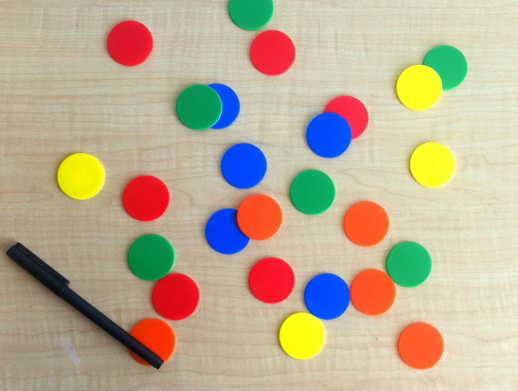
#> input picture Atividades/images/coloredChips.png, 518 x 391 px, found by its file name
$ jupyter execute --allow-errors hw-01.ipynb
#> lines starting #> are read from the running program, lines starting #| are printed output that depends on the picture
## Homework 01
---
Tópicos abordados:
- Conversão RGB para GRAY
- Conversão RGB para HSV
- Conversão RGB para CIELa\*b*
- Operações pontuais
- Binarização em espaços de cores

**Imagem de referência**

A imagem contida na variável `rgb` do cógido abaixo em Python será a imagem de referência para este **Homework**.

[cell 1]
import numpy as np
import cv2 as cv
from matplotlib import pyplot as plt

#image_fname = "images/rgb.ppm";
image_fname = "images/coloredChips.png";

rgb = cv.imread( image_fname );
#> rgb is the input picture: shape (391, 518, 3); mean B, G, R 148.1, 173.3, 188.3
plt.imshow(rgb);

### **Questão 01)** Organização de imagens coloridas

Uma imagem colorida é comummente organizada em 3 matrizes, denominadas canais Red(R), Green(G) e Blue(B), cada uma representando a intensidade luminosa de sua cor correspondente. Assim, um *pixel* colorido é representado por um vetor de intensidades com os canais R, G e B. Na representação RGB, a intensidade de cada *pixel* varia de 0 a 255, sendo 0 a ausência de luminosidade e 255 o brilho máximo do canal. Escreva o código em Python que apresente as componentes R, G, e B da imagem `rgb` de referência. Use a função `subplot` do **Matplotlib** para criar uma linha com 4 imagens, sendo a primeira a imagem de referência e as três últimas os canais R, G e B, respectivamente.

[cell 2]
# Atente para a importação do pacote pyplot que já está disponível neste contexto como plt

# Coloque seu código aqui...

### **Questão 02)** Imagem em escala de cinza

Uma imagem em escala de cinza é representada por uma única matriz que contém intensidade de luz do espectro visível para cada *pixel*. Desse modo, em termos mais simples, o valor de cinza de um *pixel* pode ser computado pela média aritmética dos canais R, G e B. Como os cones R, G e B possuem sensibilidades diferentes à luz, o valor de cinza que mais se aproxima da percepção humana é dado pela média ponderada dos canais R, G e B de acordo com a seguinte equação:

$$ gray = 0.2989 \cdot R + 0.5870 \cdot G + 0.1140 \cdot B $$

Para este tópico de estudo, implemente a funcao `rgb2gray` para converter uma imagem RGB e retornar a imagem correspondente em escala de cinza e compare com a função disponibilizada pela **OpenCV**. Ela disponibiliza a função `cv.cvtColor` que permite realizar a conversão em diversos espaços de cores. Crie duas imagens em escala de cinza, `gray` resultante da função `rgb2gray`, esta será a imagem de referência em escala de cinza, e a imagem `gray_cv`, resultante da função `cv.cvtColor`, em seguida, apresente uma linha com 3 figuras usando a biblioteca **Matplotlib**, sendo a primeira a imagem `gray`, a segunda a imagem `gray_cv` e a última uma imagem que contém a diferênça entre as duas imagens geradas.

*Obs.* Na biblioteca **OpenCV**, os *pixels* coloridos podem ser organizados na ordem RGB ou BGR, esse último por questões históricas e também por conveniência de representação numérica de números inteiros em memória. Desse modo, verifique o código de conversão adequado para a sua versão do **OpenCV** e escolha entre `COLOR_RGB2GRAY` e `COLOR_BGR2GRAY` observando a decomposição dos canais RGB na figura anterior.

[cell 3]
# Complete com seu código

def rgb2gray( rgb ) :
	"""
	rgb - imagem colorida no formato RGB com intensidades variando de 0 -- 255 para cada canal
	return - imagem em escala de cinza com intensidades variando de 0 -- 255
	"""


	return gray


gray_cv = cv.cvtColor(rgb, cv.COLOR_RGB2GRAY);
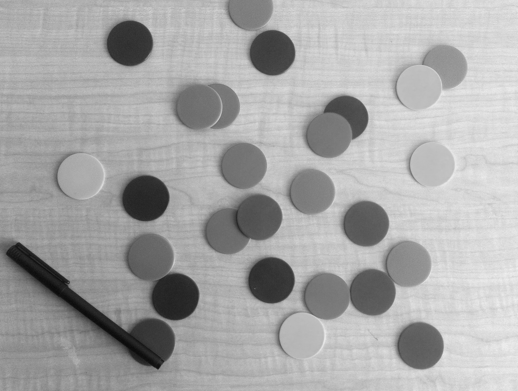
#> gray_cv: shape (391, 518); min 10, max 239, mean 167.5
# gray_cv = cv.cvtColor(rgb, cv.COLOR_BGR2GRAY);
#> (the rest of this cell did not finish here and is left out)

### **Questão 03)** Espaço de cores HSV

Em Visão Computacional, diferentes espaços de cores podem ser utilizados para representar uma imagem digital. O espaço HSV (Hue, Saturation, Value) é particularmente útil em aplicações nas quais é necessário trabalhar com a informação de cor de forma mais independente da intensidade luminosa.

Considere uma imagem digital representada no espaço de cores RGB, na qual cada pixel é definido pelas componentes (R), (G) e (B), com valores normalizados no intervalo ([0,1]).

Implemente, em Python, uma função que receba uma imagem RGB e produza a sua representação no espaço HSV.

A implementação deve seguir as seguintes restrições:

A função deve receber uma imagem RGB e retornar uma imagem HSV com as mesmas dimensões.
Os valores de (R), (G) e (B) devem ser normalizados para o intervalo ([0,1]), quando necessário.
A conversão deve ser implementada integralmente pelo aluno, utilizando as equações matemáticas de conversão RGB → HSV.
Não é permitido utilizar funções prontas de bibliotecas que realizem diretamente a conversão de RGB para HSV, como cv2.cvtColor(), matplotlib.colors.rgb_to_hsv() ou equivalentes.
A componente H (Hue) deve ser representada em graus, no intervalo ([0,360)).
As componentes S (Saturation) e V (Value) devem estar no intervalo ([0,1]).
A implementação deve tratar corretamente os casos especiais em que:
$(R=G=B);$ onde a saturação é igual a zero;
o valor máximo das componentes RGB é (R), (G) ou (B).
A solução deve utilizar apenas operações matemáticas e estruturas básicas de programação. Bibliotecas como NumPy podem ser utilizadas para manipulação dos arrays, mas não podem ser utilizadas funções que realizem a conversão de espaço de cores.

Equações:

Para cada pixel, inicialmente determine:

$
C_{\max} = \max(R,G,B)
$

$
C_{\min} = \min(R,G,B)
$

$
\Delta = C_{\max}-C_{\min}
$

A componente V é dada por:

$
V=C_{\max}
$

A componente S é:

$
S =
\begin{cases}
0, & C_{\max}=0\
\frac{\Delta}{C_{\max}}, & C_{\max}\neq0
\end{cases}
$

A componente H é determinada por:

$
H =
\begin{cases}
0, & \Delta=0\
60\left(\frac{G-B}{\Delta}\right)\mod 360, & C_{\max}=R\
60\left(\frac{B-R}{\Delta}+2\right), & C_{\max}=G\
60\left(\frac{R-G}{\Delta}+4\right), & C_{\max}=B
\end{cases}
$

[cell 4]
import numpy as np


def rgb_to_hsv(image_rgb):
    """
    Converte uma imagem RGB para HSV sem utilizar funções
    prontas de conversão de espaço de cores.

    Entrada:
        image_rgb:
            Array NumPy com dimensão (altura, largura, 3).
            Os valores RGB podem estar em [0, 255] ou [0, 1].

    Saída:
        image_hsv:
            Array NumPy com dimensão (altura, largura, 3).

            H: [0, 360)
            S: [0, 1]
            V: [0, 1]
    """

	# Coloque seu código aqui...

    return image_hsv

#### **Apresentação do resultado**

Após implementar a função, teste-a convertendo uma imagem e apresentando os canais HSV separadamente, como níveis de cinza.

Apresente:

os testes realizados;
os resultados obtidos;
uma breve explicação de como o algoritmo determina cada componente HSV.

[cell 5]
### Coloque seu código aqui ...

#### Alguns pixels para teste

Para os principais pixels utilizados no teste:

| RGB             |    H |  S |      V |
| --------------- | ---: | -: | -----: |
| (255, 0, 0)     |   0° |  1 |      1 |
| (0, 255, 0)     | 120° |  1 |      1 |
| (0, 0, 255)     | 240° |  1 |      1 |
| (255, 255, 255) |   0° |  0 |      1 |
| (0, 0, 0)       |   0° |  0 |      0 |
| (255, 255, 0)   |  60° |  1 |      1 |
| (255, 0, 255)   | 300° |  1 |      1 |
| (128, 128, 128) |   0° |  0 | ≈0,502 |

O ponto mais importante da implementação é que **nenhuma função de conversão de espaço de cores é utilizada**. O algoritmo calcula diretamente (C_{\max}), (C_{\min}), (\Delta), (H), (S) e (V) para cada pixel. **Não se preocupe com a eficiência do algoritmo!**.

### **Questão 04)**  Conversão de RGB para CIELAB (Opcional - somente para os mais hardcore)

_**Um pouco mais desafiadora**_

O espaço de cores CIELAB (CIE L*a*b*) foi desenvolvido para representar as cores de maneira mais próxima da percepção visual humana. Diferentemente do RGB, suas componentes possuem interpretações relacionadas à luminosidade e às características cromáticas da cor.

Considere uma imagem digital representada no espaço de cores RGB, com valores das componentes (R), (G) e (B) no intervalo ([0,255]).

Implemente, em Python, uma função que receba uma imagem RGB e produza sua representação no espaço de cores CIELAB.

A implementação deve seguir as seguintes restrições:

- A função deve receber uma imagem RGB e retornar uma imagem CIELAB com as mesmas dimensões.
- A conversão deve ser implementada pelo aluno, seguindo as etapas matemáticas de conversão RGB → CIELAB.
- Não é permitido utilizar funções prontas de bibliotecas para conversão de espaços de cores, como cv2.cvtColor(), skimage.color.rgb2lab() ou equivalentes.
- Bibliotecas como NumPy podem ser utilizadas para operações matriciais e manipulação dos arrays.

A implementação real dessa função realiza as seguintes etapas (em sequência):
- normalização dos valores RGB;
- conversão de RGB para XYZ;
- normalização em relação ao ponto branco de referência;
- aplicação da função não linear utilizada na conversão XYZ → CIELAB;
- cálculo das componentes (L^), (a^) e (b^*).

Considere o ponto branco D65, utilizando:

$
X_n = 0.95047,\qquad
Y_n = 1.00000,\qquad
Z_n = 1.08883
$

Para a conversão de RGB para XYZ, utilize:

$
\begin{bmatrix}
0.4124564 & 0.3575761 & 0.1804375\
0.2126729 & 0.7151522 & 0.0721750\
0.0193339 & 0.1191920 & 0.9503041
\end{bmatrix}
\begin{bmatrix}
R\
G\
B
\end{bmatrix}
$

Antes dessa transformação, considere que os valores RGB devem ser convertidos de sRGB para RGB linearizado.

Utilize:

$
C_{lin} =
\begin{cases}
\frac{C}{12.92}, & C \leq 0.04045\
\left(\frac{C+0.055}{1.055}\right)^{2.4}, & C>0.04045
\end{cases}
$
para cada componente (R), (G) e (B).

Após obter (X), (Y) e (Z), calcule:
$
f(t)=
\begin{cases}
t^{1/3}, & t>\delta^3\
\frac{t}{3\delta^2}+\frac{4}{29}, & t\leq\delta^3
\end{cases}
$

onde:

$
\delta=\frac{6}{29}
$

Então, determine:

$
L^* = 116f\left(\frac{Y}{Y_n}\right)-16
$

$
a^* = 500
\left[
f\left(\frac{X}{X_n}\right)-
f\left(\frac{Y}{Y_n}\right)
\right]
$

$
b^* = 200
\left[
f\left(\frac{Y}{Y_n}\right)-
f\left(\frac{Z}{Z_n}\right)
\right]
$

Questões complementares

a) Explique o significado das três componentes (L^), (a^) e (b^*).

b) Explique por que o CIELAB é considerado um espaço de cores aproximadamente perceptualmente uniforme.

c) Explique por que a etapa de linearização do sRGB é necessária antes da transformação para XYZ.

d) Implemente a função rgb_to_lab(image_rgb) sem utilizar funções prontas de conversão de espaço de cores.

e) Teste sua implementação utilizando, no mínimo, os pixels RGB correspondentes a preto, branco, vermelho, verde, azul e cinza. Apresente os valores (L^), (a^) e (b^*) obtidos.

f) Explique como a distância euclidiana entre dois pontos no espaço CIELAB pode ser utilizada para estimar a diferença perceptual entre duas cores.

**Apresentação do resultado**

Crie um código que apresenta os canalis Lab como canais independentes em escala de cinza.

[cell 6]
### Coloque seu código aqui ...

# Considere o seguinte código

[cell 7]
import cv2 as cv
import numpy as np
from matplotlib import pyplot as plt
from matplotlib.colors import NoNorm
from matplotlib.widgets import RangeSlider

# fname = "images/lena.ppm"
# fname = "images/coloredChips.png"
fname = "images/onion.png"

rgb = cv.cvtColor(cv.imread( fname ), cv.COLOR_BGR2RGB);
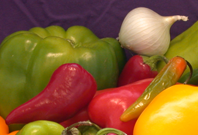
#> input picture Atividades/images/onion.png, 198 x 135 px, found by its file name
#> rgb: shape (135, 198, 3)
gray = cv.cvtColor(rgb, cv.COLOR_RGB2GRAY);
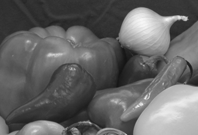
#> gray: shape (135, 198); min 20, max 247, mean 100.7

fig_imref = plt.figure( figsize=(10,10) )
plt.subplot(121);
plt.imshow(rgb);
plt.subplot(122);
plt.imshow(gray, cmap="gray", norm=NoNorm() );
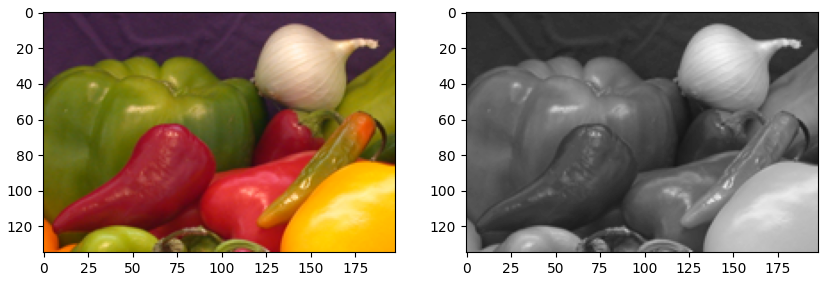
#> figure drawn by matplotlib, 2 panels
